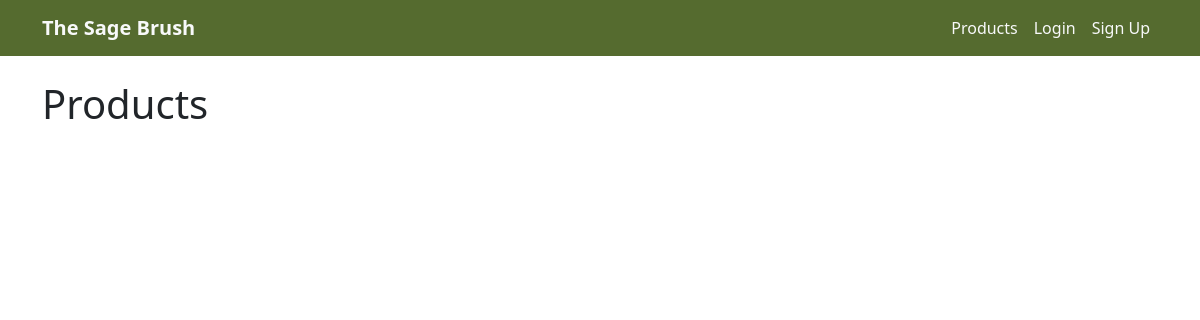
/, run on an earlier commit of the app's database.
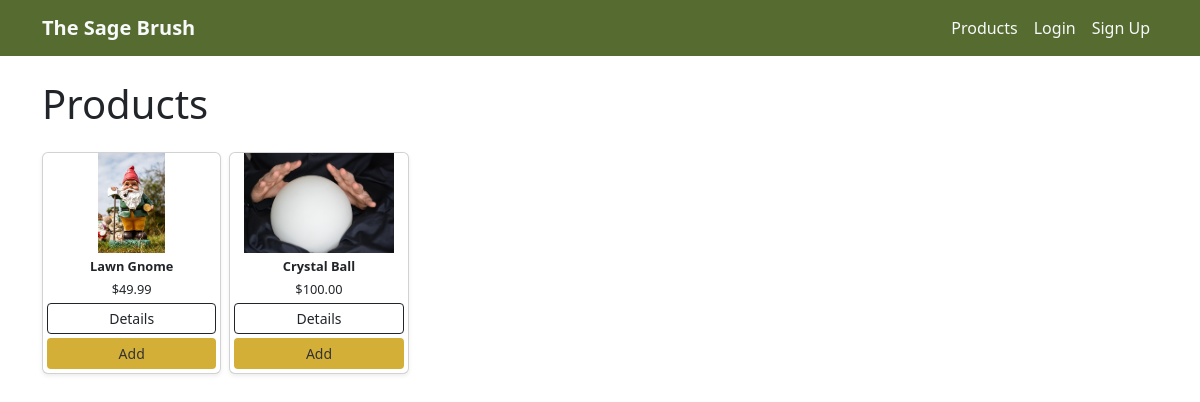
And on a later commit of the database.
### store/models.py (models this page shows, shortened)
class Product(models.Model):
    name = models.CharField(max_length=100)
    description = models.TextField(blank=True)
    price = models.DecimalField(max_digits=8, decimal_places=2)
    stock = models.PositiveIntegerField()
    category = models.ForeignKey(Category, on_delete=models.SET_NULL, null=True, blank=True)
    image = models.ImageField(upload_to='products/', blank=True, null=True)

### store/views.py (the view)
# urls.py: path('', views.product_list, name='product_list'),
def product_list(request):
    products = Product.objects.all()
    return render(request, 'store/product_list.html', {'products': products})

### store/templates/store/product_list.html (shortened to what this page needs)
{% extends 'layout.html' %}
{% block content %}
<h1 class="mb-4">Products</h1>
<div class="row row-cols-2 row-cols-md-4 row-cols-lg-6 g-2">
    {% for product in products %}
    <div class="col">
        <div class="card h-100 text-center shadow-sm" style="font-size: 0.8rem;">
            {% if product.image %}
            <img src="{{ product.image.url }}" class="card-img-top" alt="{{ product.name }}"
                 style="height: 100px; object-fit: contain;">
            {% endif %}
            <div class="card-body p-1 d-flex flex-column justify-content-between">
                <div>
                    <p class="mb-1 fw-bold">{{ product.name }}</p>
                    <p class="mb-1">${{ product.price }}</p>
                </div>
                <div class="d-grid gap-1">
                    <a href="{% url 'product_detail' product.pk %}" class="btn btn-outline-dark btn-sm">Details</a>
                    <a href="{% url 'add_to_cart' product.pk %}" class="btn btn-sm"
                       style="background-color: #D4AF37; color: #333;"
                       onmouseover="this.style.backgroundColor='#A52A2A'; this.style.color='#fff';"
                       onmouseout="this.style.backgroundColor='#D4AF37'; this.style.color='#333';">
                       Add
                    </a>
                </div>
            </div>
        </div>
    </div>
    {% endfor %}
</div>
{% endblock %}

### templates/layout.html (shortened to what this page needs)
<!DOCTYPE html>
<html lang="en">
<head>
    <link href="https://cdn.jsdelivr.net/npm/bootstrap@5.3.2/dist/css/bootstrap.min.css" rel="stylesheet"/>
</head>
<body>
<nav class="navbar navbar-expand-lg" style="background-color: #556B2F;">
    <div class="container">
        <a class="navbar-brand text-light fw-bold" href="{% url 'product_list' %}">The Sage Brush</a>
        <div class="collapse navbar-collapse" id="navbarNav">
            <ul class="navbar-nav ms-auto">
                <li class="nav-item">
                    <a class="nav-link text-light" href="{% url 'product_list' %}">Products</a>
                </li>
                {% if user.is_authenticated %}
                    <li class="nav-item">
                        <a class="nav-link text-light" href="{% url 'cart' %}">Cart</a>
                    </li>
                    <li class="nav-item">
                        <a class="nav-link text-light" href="{% url 'logout' %}">Logout</a>
                    </li>
                {% else %}
                    <li class="nav-item">
                        <a class="nav-link text-light" href="{% url 'login' %}">Login</a>
                    </li>
                    <li class="nav-item">
                        <a class="nav-link text-light" href="{% url 'signup' %}">Sign Up</a>
                    </li>
                {% endif %}
            </ul>
        </div>
    </div>
</nav>
<div class="container my-4">
    {% block content %}{% endblock %}
</div>
</body>
</html>

What changed in the data, as far as the page shows it:
added Product: image (picture), name "Lawn Gnome", price "49.99"
added Product: image (picture), name "Crystal Ball", price "100.00"
